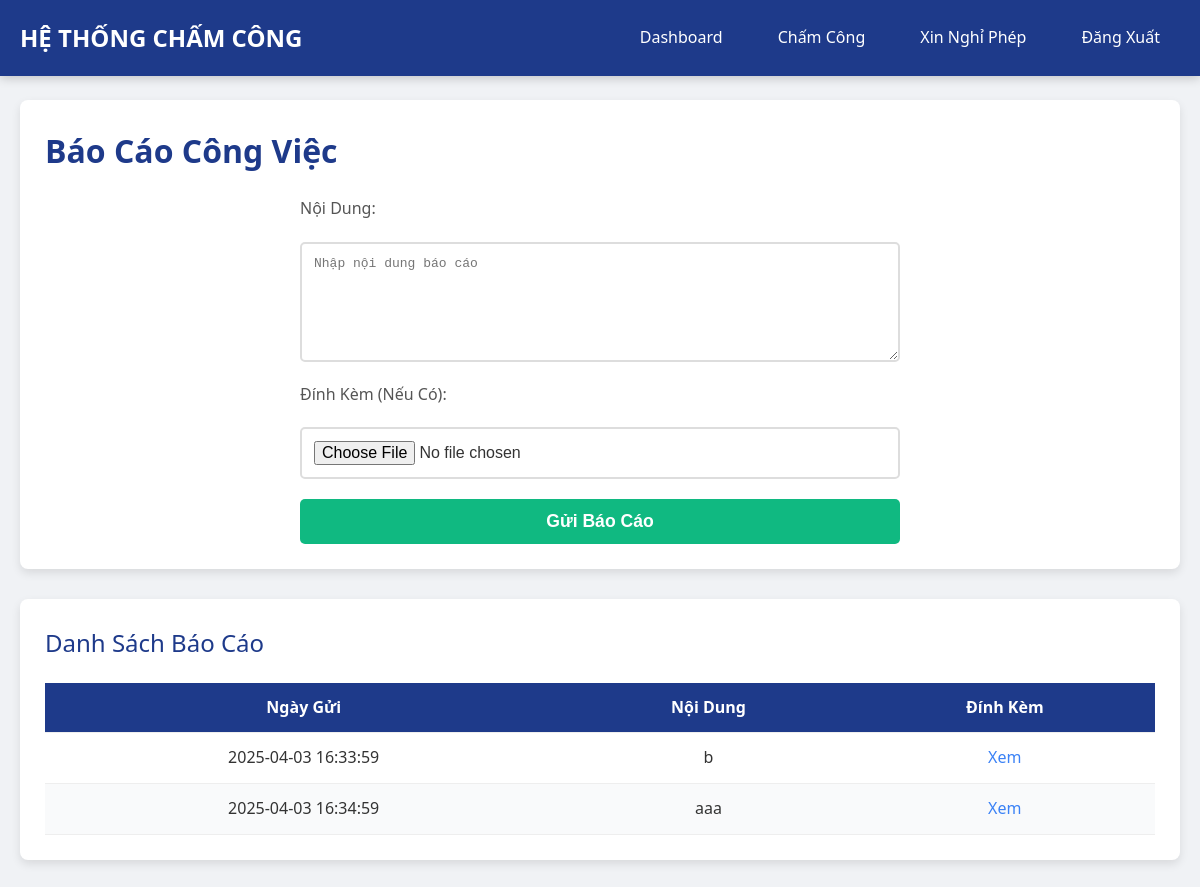
/work_report (signed in), run on the app's committed database.
### tables this page shows
CREATE TABLE work_reports (
        id INTEGER PRIMARY KEY AUTOINCREMENT,
        user_id INTEGER,
        report_date TEXT,
        content TEXT,
        attachment_path TEXT,
        status TEXT DEFAULT 'Chưa xem',  -- Thêm trạng thái báo cáo
        feedback TEXT DEFAULT '',  -- Thêm phản hồi từ admin
        FOREIGN KEY (user_id) REFERENCES users(id)
    );

### app.py (the view, shortened to what this page needs)
@app.route('/work_report', methods=['GET', 'POST'])
@login_required
def work_report():
    conn = sqlite3.connect('database.db')
    c = conn.cursor()
    c.execute("SELECT report_date, content, attachment_path, status, feedback FROM work_reports WHERE user_id = ?",
              (current_user.id,))
    reports = c.fetchall()
    conn.close()
    return render_template('work_report.html', reports=reports)

### app.py (called while the page is built)
@login_manager.user_loader
def load_user(user_id):
    conn = sqlite3.connect('database.db')
    c = conn.cursor()
    c.execute("SELECT * FROM users WHERE id = ?", (user_id,))
    user = c.fetchone()
    conn.close()
    if user:
        return User(user[0])
    return None

### templates/work_report.html (shortened to what this page needs)
<!DOCTYPE html>
<html lang="vi">
<head>
    <link rel="stylesheet" href="{{ url_for('static', filename='css/style.css') }}">
</head>
<body>
    <header>
        <div class="nav-container">
            <div class="nav-brand">
                <a href="{{ url_for('employee_dashboard') }}">HỆ THỐNG CHẤM CÔNG</a>
            </div>
            <div class="nav-links">
                <a href="{{ url_for('employee_dashboard') }}">Dashboard</a>
                <a href="{{ url_for('checkin') }}">Chấm Công</a>
                <a href="{{ url_for('leave_request') }}">Xin Nghỉ Phép</a>
                <a href="{{ url_for('logout') }}">Đăng Xuất</a>
            </div>
        </div>
    </header>
    <main>
        <div class="section">
            <h1>Báo Cáo Công Việc</h1>
            <form method="POST" class="form" enctype="multipart/form-data">
                <label>Nội Dung:</label>
                <textarea name="content" placeholder="Nhập nội dung báo cáo" required></textarea>
                <label>Đính Kèm (Nếu Có):</label>
                <input type="file" name="attachment">
                <button type="submit">Gửi Báo Cáo</button>
            </form>
        </div>
        <div class="section">
            <h2>Danh Sách Báo Cáo</h2>
            <table>
                <thead>
                    <tr>
                        <th>Ngày Gửi</th>
                        <th>Nội Dung</th>
                        <th>Đính Kèm</th>
                    </tr>
                </thead>
                <tbody>
                    {% for report in reports %}
                    <tr>
                        <td>{{ report[0] }}</td>
                        <td>{{ report[1] }}</td>
                        <td>{% if report[2] %}<a href="{{ url_for('static', filename=report[2][7:]) }}" target="_blank" class="attachment">Xem</a>{% else %}Không có{% endif %}</td>
                    </tr>
                    {% endfor %}
                </tbody>
            </table>
        </div>
    </main>
</body>
</html>

### static/css/style.css (style rules this page uses)
* { margin: 0; padding: 0; box-sizing: border-box; }
body { font-family: 'Segoe UI', Arial, sans-serif; background-color: #f0f2f5; color: #333; line-height: 1.6; }
header { position: fixed; top: 0; left: 0; width: 100%; background-color: #1e3a8a; padding: 15px 0; box-shadow: 0 2px 10px rgba(0, 0, 0, 0.2); z-index: 1000; }
.nav-container { max-width: 1400px; margin: 0 auto; display: flex; justify-content: space-between; align-items: center; padding: 0 20px; }
.nav-brand a { color: #fff; font-size: 1.5em; font-weight: 700; text-decoration: none; }
.nav-links { display: flex; gap: 15px; }
.nav-links a { color: #fff; text-decoration: none; padding: 10px 20px; font-weight: 500; border-radius: 5px; transition: background-color 0.3s, transform 0.2s; }
main { max-width: 1400px; margin: 80px auto 40px auto; padding: 20px; }
.section { background-color: #fff; padding: 25px; border-radius: 8px; box-shadow: 0 4px 10px rgba(0, 0, 0, 0.1); margin-bottom: 30px; }
h1 { color: #1e3a8a; font-size: 2em; margin-bottom: 20px; font-weight: 600; }
h2 { color: #1e3a8a; font-size: 1.5em; margin-bottom: 15px; font-weight: 500; }
.form { display: flex; flex-direction: column; gap: 20px; max-width: 600px; margin: 0 auto; }
.form label { font-weight: 500; color: #555; }
.form input, .form select, .form textarea { padding: 12px; border: 2px solid #ddd; border-radius: 5px; font-size: 1em; width: 100%; transition: border-color 0.3s, box-shadow 0.3s; }
.form textarea { height: 120px; resize: vertical; }
.form button { padding: 12px 20px; background-color: #10b981; color: #fff; border: none; border-radius: 5px; font-size: 1.1em; font-weight: 600; cursor: pointer; transition: all 0.3s ease; }
table { width: 100%; border-collapse: collapse; margin-top: 20px; }
th, td { padding: 12px; text-align: center; border-bottom: 1px solid #eee; }
th { background-color: #1e3a8a; color: #fff; font-weight: 600; }
tr:nth-child(even) { background-color: #f9fafb; }
.attachment { color: #3b82f6; text-decoration: none; }

### data on the page
work_reports: report_date "2025-04-03 16:33:59", content "b"
work_reports: report_date "2025-04-03 16:34:59", content "aaa"
